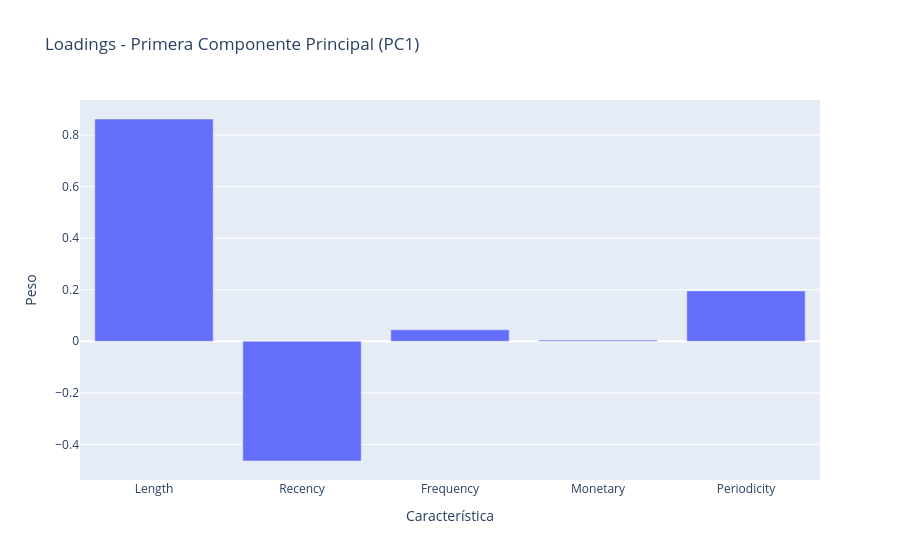
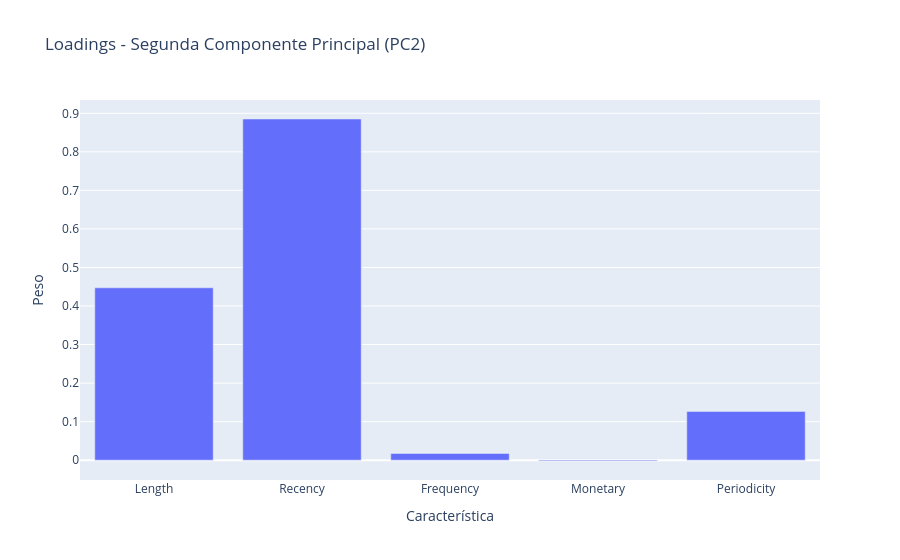

Here is the notebook cell these charts were saved with, in order:
### Code cell
# Graficar PC1
fig1 = px.bar(
    df_loadings,
    x=df_loadings.index,
    y="PC1",
    title="Loadings - Primera Componente Principal (PC1)",
    labels={"index": "Característica", "PC1": "Peso"},
)
fig1.show()

# Graficar PC2
fig2 = px.bar(
    df_loadings,
    x=df_loadings.index,
    y="PC2",
    title="Loadings - Segunda Componente Principal (PC2)",
    labels={"index": "Característica", "PC2": "Peso"},
)
fig2.show()

### Figure 1 — Plotly figure (JSON) as saved in the notebook; plotly's stock layout.template omitted (floating-point values rounded to 4 significant figures)
{"data": [{"hovertemplate": "Característica=%{x}<br>Peso=%{y}<extra></extra>", "legendgroup": "", "marker": {"color": "#636efa", "pattern": {"shape": ""}}, "name": "", "orientation": "v", "showlegend": false, "textposition": "auto", "type": "bar", "x": ["Length", "Recency", "Frequency", "Monetary", "Periodicity"], "xaxis": "x", "y": [0.8625, -0.4646, 0.04453, 0.004575, 0.1955], "yaxis": "y"}], "layout": {"barmode": "relative", "legend": {"tracegroupgap": 0}, "title": {"text": "Loadings - Primera Componente Principal (PC1)"}, "xaxis": {"anchor": "y", "domain": [0, 1], "title": {"text": "Característica"}}, "yaxis": {"anchor": "x", "domain": [0, 1], "title": {"text": "Peso"}}}}

### Figure 2 — Plotly figure (JSON) as saved in the notebook; plotly's stock layout.template omitted (floating-point values rounded to 4 significant figures)
{"data": [{"hovertemplate": "Característica=%{x}<br>Peso=%{y}<extra></extra>", "legendgroup": "", "marker": {"color": "#636efa", "pattern": {"shape": ""}}, "name": "", "orientation": "v", "showlegend": false, "textposition": "auto", "type": "bar", "x": ["Length", "Recency", "Frequency", "Monetary", "Periodicity"], "xaxis": "x", "y": [0.4472, 0.8852, 0.01728, -0.002165, 0.1265], "yaxis": "y"}], "layout": {"barmode": "relative", "legend": {"tracegroupgap": 0}, "title": {"text": "Loadings - Segunda Componente Principal (PC2)"}, "xaxis": {"anchor": "y", "domain": [0, 1], "title": {"text": "Característica"}}, "yaxis": {"anchor": "x", "domain": [0, 1], "title": {"text": "Peso"}}}}
